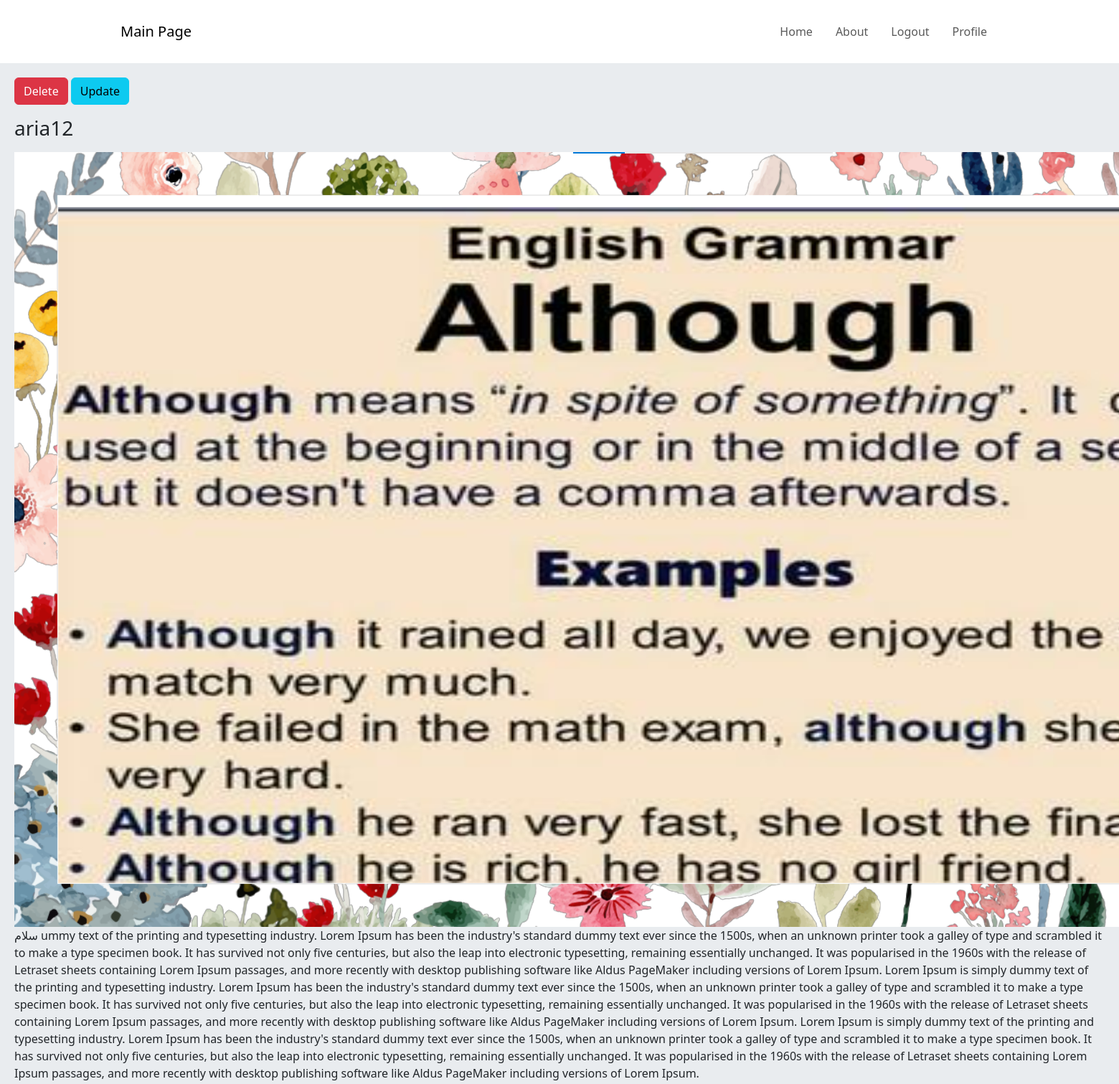
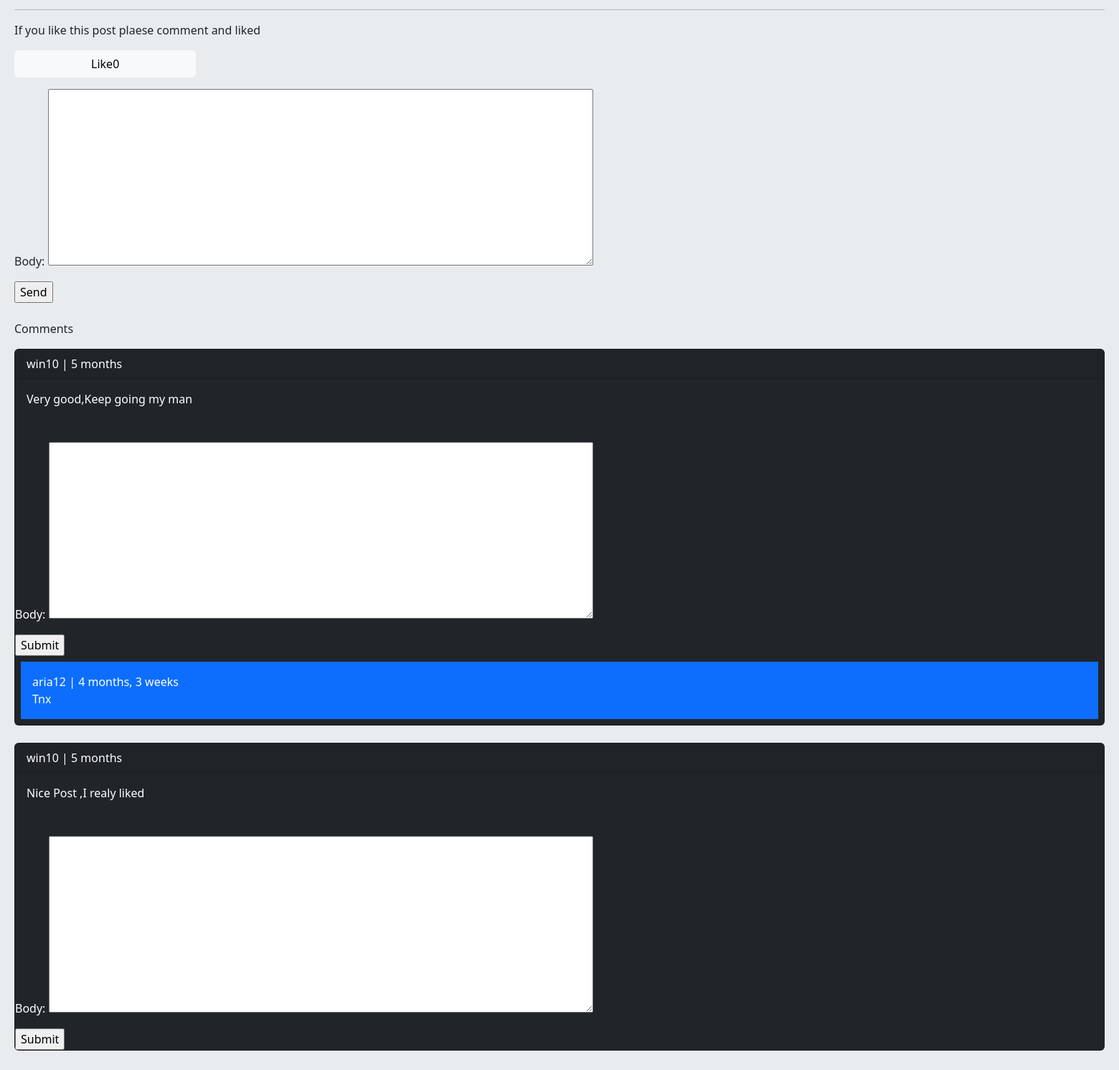
/post/20/ummy-text-of-the-printing (signed in), run on the app's committed database (2 pictures, top to bottom).
### home/models.py (models this page shows, shortened)
class Post(models.Model):
    user = models.ForeignKey(User,on_delete=models.CASCADE)
    body = models.TextField()
    slug = models.SlugField()
    image = models.ImageField(upload_to='images/',blank=True,null=True)
    created = models.DateTimeField(auto_now_add=True)
    updated = models.DateTimeField(auto_now=True)
    class Meta:
        ordering = ['-created']
    def like_count(self):
        return self.plike.count()
    def unlike(self,user):
        unlike = False
        if self.user.ulike:
            unlike = True
        return unlike

class Comment(models.Model):
    user = models.ForeignKey(User,on_delete=models.CASCADE,related_name='ucomment')
    post = models.ForeignKey(Post,on_delete=models.CASCADE,related_name='pcomment')
    reply = models.ForeignKey('self',on_delete=models.CASCADE,related_name='rcomment',blank=True,null=True)
    is_reply = models.BooleanField(default=False)
    body = models.TextField(max_length=100)
    created = models.DateTimeField(auto_now_add=True)

### home/views.py (the view, shortened to what this page needs)
# urls.py: path('post/<int:post_id>/<slug:post_slug>', views.PostView.as_view(), name="detail"),
class PostView(View):
    template_name = 'home/detail.html'
    form_class = CommentForm
    form_reply_class = CommentReplyForm
    def setup(self, request, *args, **kwargs):
        self.post_instance = get_object_or_404(Post, pk=kwargs['post_id'],slug=kwargs['post_slug'])
        return super().setup(request,*args,**kwargs)
    def get(self,request,post_id,post_slug):
        comments = self.post_instance.pcomment.filter(is_reply=False)
        unlike = 'light'
        if self.post_instance.unlike(request.user):
            unlike = 'primary'
        return render(request,self.template_name,{'post':self.post_instance,'comments':comments,'form':self.form_class,
                                                  'form_relpy':self.form_reply_class,'unlike':unlike})

### home/templates/home/detail.html (shortened to what this page needs)
{% extends 'base.html' %}
{% block content %}
    {% if  request.user.id == post.user.id %}
    <a href="{% url 'home:post_delete' post.id %}" class="btn btn-danger">Delete</a>
    <a href="{% url 'home:post_update' post.id %}" class="btn btn-info">Update</a>
    {% endif %}
    <p> <h3 class="post-subtitle">{{ post.user }}</h3></p>
    {% if post.image %}
        <img src="{{ post.image.url }}" alt="Card image">
    {% endif %}
    {{ post.body }}
    <hr>
    {% if request.user.is_authenticated %}
        <p> If you like this post plaese comment and liked </p>
            <a href="{% url 'home:like' post.id %}" class=" btn btn-{% if  unlike %}light{% else %}primary{% endif %}  col-md-2">Like{{ post.like_count }}</a><br>
    <form action="" method="post">
        {{ form.as_p }}
        <input type="submit" value="Send">
    </form>
        <br>
    {% else %}
        <p class="alert alert-danger">Only Login user can add comment </p>
    {% endif %}
    <p>{{ commets.count }} Comments</p>
    {% for comment in comments %}
        <div class="card bg-dark text-white">
        <p class="card-header">{{ comment.user }} | {{ comment.created|timesince }}</p>
        <p class="card-body">{{ comment.body }}</p>
            {% if request.user.is_authenticated %}
            <form action="{% url 'home:reply' post.id comment.id %}" method="post">
                {{ form_relpy.as_p }}
                <input type="submit">
            </form>
            {% endif %}
        {% with replies=comment.rcomment.all %}
        {% for reply in replies %}
            <p class="bg-primary p-3 m-2">{{ reply.user }} | {{ reply.created|timesince }}<br>{{ reply.body }}</p>
        {% endfor %}
        {% endwith %}
        </div><br>
        {% empty %}
        <p>no comments yet</p>
    {% endfor %}
{% endblock %}

### data on the page
Post: user "aria12", image (picture), body "سلام ummy text of the printing and typesetting industry. Lorem Ipsum has been the industry's standard dummy text ever since the 1500s, when an unknown printer took a galley of type and scrambled it to make a type specimen book. It has survived not only five centuries, but also the leap into electronic typesetting, remaining essentially unchanged. It was popularised in the 1960s with the release of Letraset sheets containing Lorem Ipsum passages, and more recently with desktop publishing software like Aldus PageMaker including versions of Lorem Ipsum. Lorem Ipsum is simply dummy text of the printing and typesetting industry. Lorem Ipsum has been the industry's standard dummy text ever since…", like_count "0"
Comment: user "win10", created "5 months", body "Very good,Keep going my man"
Comment: user "aria12", created "4 months, 3 weeks", body "Tnx"
Comment: user "win10", created "5 months", body "Nice Post ,I realy liked"
